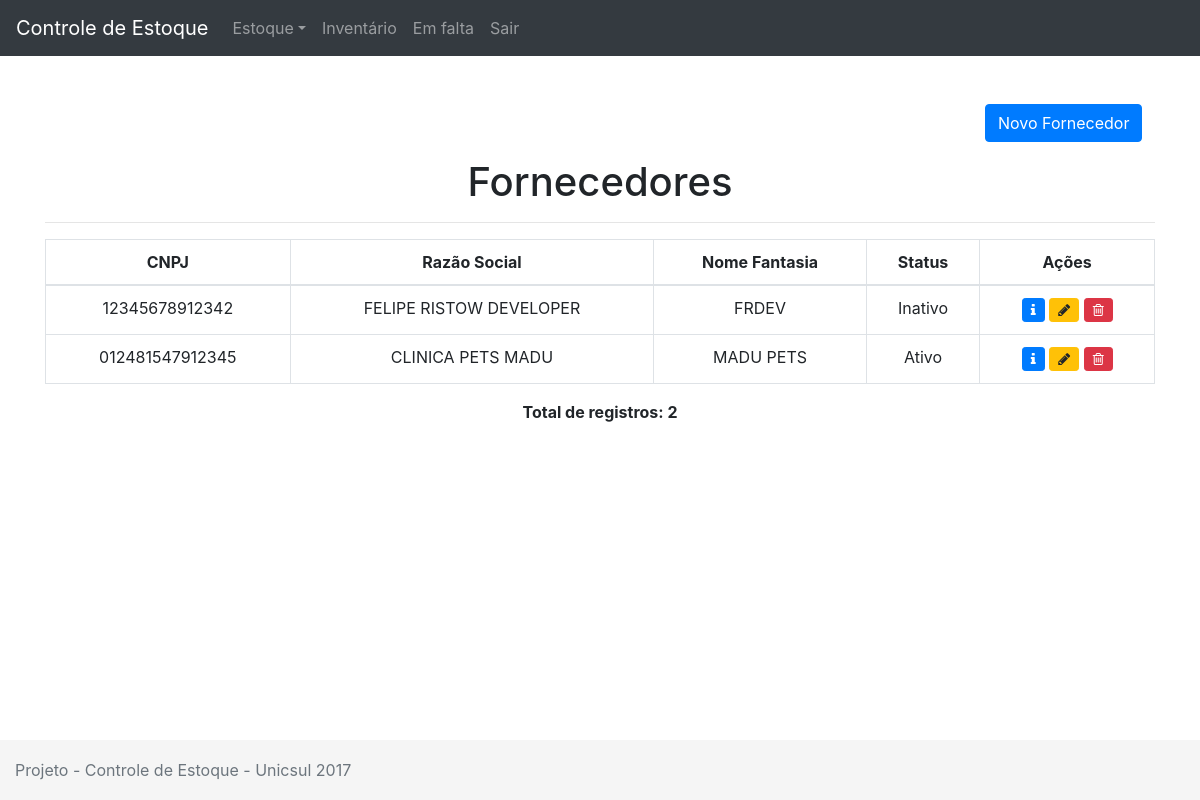
/index.php/fornecedores, run on an earlier commit of the app's database.
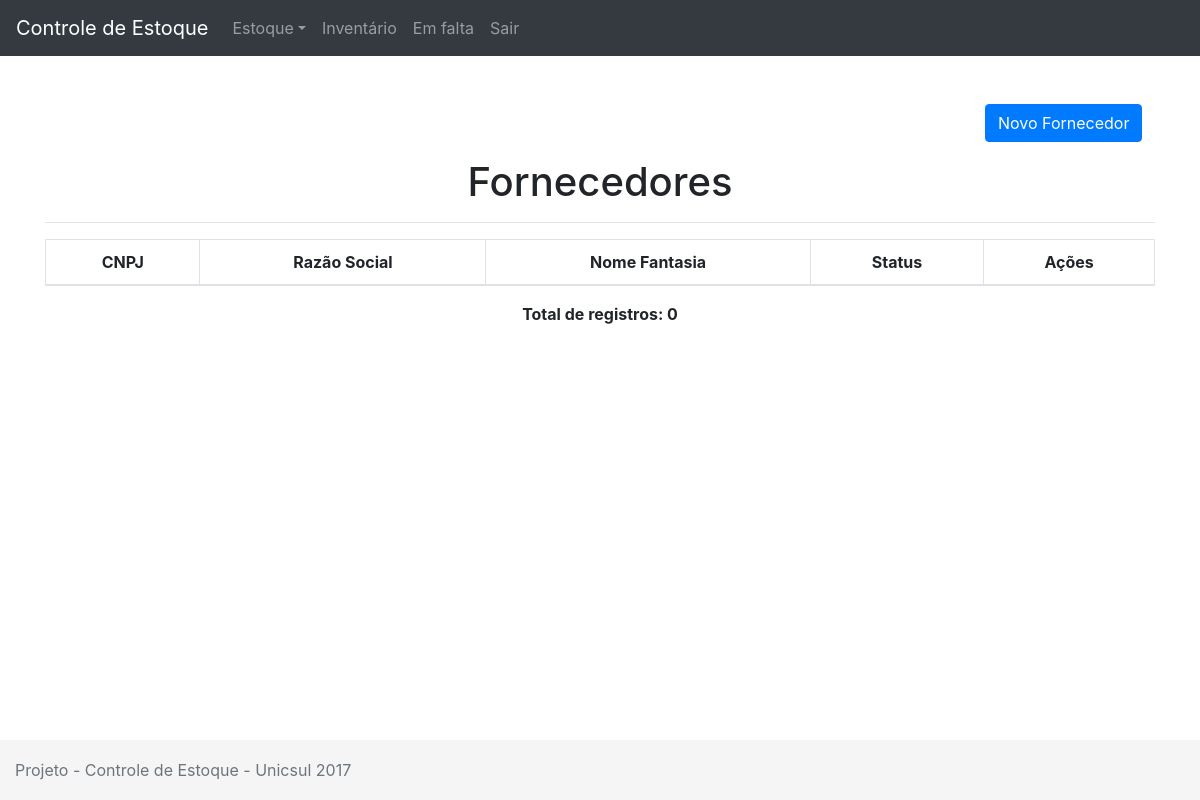
And on a later commit of the database.
### tables this page shows
CREATE TABLE IF NOT EXISTS `fornecedores` (
  `id` int(11) NOT NULL AUTO_INCREMENT,
  `cnpj` varchar(20) NOT NULL,
  `razaosocial` varchar(100) NOT NULL,
  `fantasia` varchar(100) NOT NULL,
  `responsavel` varchar(50) NOT NULL,
  `telefone` varchar(12) NOT NULL,
  `email` varchar(100) NOT NULL,
  `logradouro` varchar(100) NOT NULL,
  `numero` varchar(10) NOT NULL,
  `complemento` varchar(20) NOT NULL,
  `cidade` varchar(50) NOT NULL,
  `uf` varchar(2) NOT NULL,
  `cep` varchar(8) NOT NULL,
  `status` varchar(20) NOT NULL DEFAULT 'Ativo',
  PRIMARY KEY (`id`),
  UNIQUE KEY `razaosocial` (`razaosocial`),
  UNIQUE KEY `fantasia` (`fantasia`),
  UNIQUE KEY `cnpj` (`cnpj`)
);

### application/controllers/Fornecedores.php (called while the page is built, shortened)
<?php
class Fornecedores extends CI_Controller
{
	public function index()
	{
		$this->load->view('menu');
		$this->load->model('fornecedores_model', 'fornecedores');
		$data['fornecedores'] = $this->fornecedores->getFornecedores();
		$this->load->view('listarfornecedores', $data);
		$this->load->view('rodape');
	}
}

### index.php (called while the page is built, shortened)
<?php
require_once BASEPATH.'core/CodeIgniter.php';

### application/models/Fornecedores_model.php (called while the page is built, shortened)
<?php
class Fornecedores_model extends CI_Model
{
	public function getFornecedores()
	{
		$query = $this->db->get('fornecedores');
		return $query->result();
	}
}

### application/views/listarfornecedores.php (the view, shortened to what this page needs)
<br>
<div class="container">
	<br>
	<p class="col-md-2 ml-md-auto">
		<a class="btn btn-primary" data-toggle="collapse" href="#testeCollapse" aria-expanded="false" aria-controls="testeCollapse">Novo Fornecedor</a>
	</p>
	<h1 class='text-center'>Fornecedores</h1>
	<hr>
	<table class="table table-bordered">
		<thead class="table-inverse">
			<tr>
				<td class='text-center'><b>CNPJ</b></td>
				<td class='text-center'><b>Razão Social</b></td>
				<td class='text-center'><b>Nome Fantasia</b></td>
				<td class='text-center'><b>Status</b></td>
				<td class='text-center'><b>Ações</b></td>
			</tr>
		</thead>
		<tbody>
			<?php
			$contador = 0;
			foreach ($fornecedores as $fornecedor): ?>
			<tr>
				<td class='text-center'><?=$fornecedor->cnpj;?></td>
				<td class='text-center'><?=$fornecedor->razaosocial;?></td>
				<td class='text-center'><?=$fornecedor->fantasia;?></td>
				<td class='text-center'><?=$fornecedor->status;?></td>
				<td class='text-center'>
				<a class="btn btn-sm btn-primary" href="<?=base_url('/fornecedores/info/' . $fornecedor->id)?>"><i class="fa fa-info" aria-hidden="true"></i></a>
				<a class="btn btn-sm btn-warning" href="<?=base_url('/fornecedores/editar/' . $fornecedor->id)?>"><i class="fa fa-pencil" aria-hidden="true"></i></a>
				<a class="btn btn-sm btn-danger" href="<?=base_url('/fornecedores/apagar/' . $fornecedor->id)?>"><i class="fa fa-trash-o" aria-hidden="true"></i></a>
				</td>
			</tr>
			<?php $contador++; endforeach;?>
		</tbody>
	</table>
	<p class="text-center"><b>Total de registros: <?=$contador;?></b></p>
</div>

What changed in the data, as far as the page shows it:
removed fornecedores: cnpj "12345678912342", razaosocial "FELIPE RISTOW DEVELOPER", fantasia "FRDEV", status "Inativo"
removed fornecedores: cnpj "012481547912345", razaosocial "CLINICA PETS MADU", fantasia "MADU PETS", status "Ativo"
Also different on the page:
$contador: "2" → "0"
